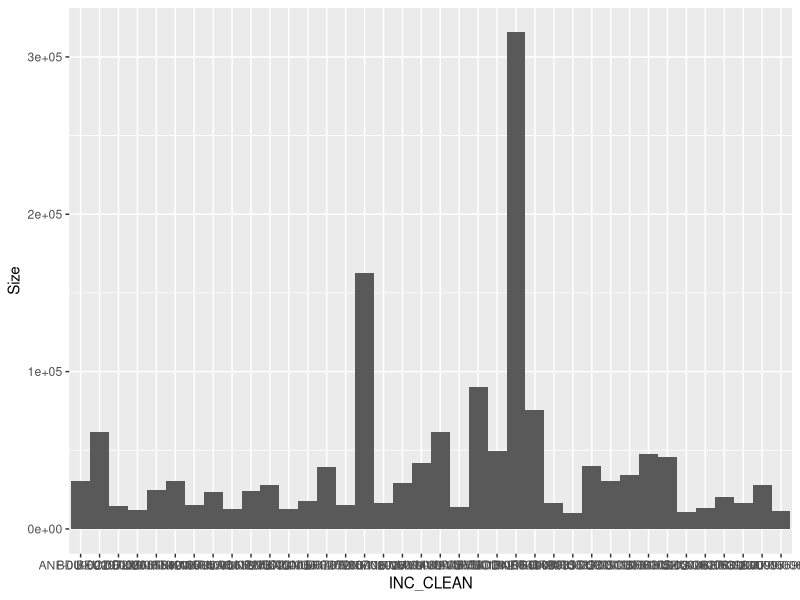

Reproduce this figure in R. (Note: this script raises an error after producing the figure.)
## ---- chunk 1
knitr::opts_chunk$set(warning=FALSE, message=FALSE)
## ---- chunk 2
library(tidyverse)
library(stringr)
library(gtools)  #used for smartbind() function
## ---- chunk 3
#import data
ics_209 <- read.csv("data/ICS_209_reports.csv", header = TRUE, stringsAsFactors = FALSE)
head(ics_209)

ics_209 <- ics_209 %>% 
      ##filter and clean all data
      filter(Incident.Name != "Incident Name") %>%  #remove header rows from sheet 
      map_dfr(str_trim) %>%     #trim all the white space
      #as.data.frame() %>%   #for old way I mapped trimming white space, ignore
      filter(Incident.Number != "") %>% #remove rows without incident numbers
      filter(!str_detect(Incident.Number, "^HI")) %>% #remove Hawaii data
      filter(Latitude != "") %>% #remove duplicate rows with personnel names
      ##format rows
      transform(Start.Date = as.Date(Start.Date, format = "%m/%d/%Y")) %>% 
      transform(Controlled.Date = as.Date(Controlled.Date, format = "%m/%d/%Y")) %>% 
      transform(Costs = as.numeric(gsub("[\\$,]", "", Costs))) %>%
      transform(Size = as.numeric(gsub("[\\ACRES,]", "", Size))) %>% 
      ##cleaning incident number col
      transform(Incident.Number = gsub(" ", "-", Incident.Number)) %>% #substitute white space for dash
      transform(Incident.Number = gsub("--", "-", Incident.Number)) %>% #remove any double dash instances
      transform(Incident.Number = gsub("CA-","", Incident.Number)) %>% #remove CAs from incident num.
      #transform(Incident.Number = gsub("^([A-Z]{3})([0-9]+)$", "-", Incident.Number)) %>%  #add dash ids (not working)
      mutate(unit = str_extract(Incident.Number, "[A-Z]+")) %>%  #extract unit from incident num.
      mutate(inc.num = str_extract(Incident.Number, "[^-]+$")) %>% #extract unit numbers
      transform(inc.num = formatC(as.numeric(inc.num), width = 8, format = "d", flag = "0")) %>% #pad to 8 digits
      mutate(INC_CLEAN = paste0(unit, "-", inc.num)) %>% #merge cleaned numbers 
      #add year column
      mutate(year = str_extract(Start.Date, "[^-]+"))
## ---- chunk 4
# Import and clean alex data IDs
GIS <- read.csv("data/all_fire_data.csv") %>% filter(YEAR_ > 2000 & YEAR_ < 2014) %>% 
  unite("inc", UNIT_ID, INC_NUM, sep = "-") %>% 
  mutate(INC_CLEAN = gsub(" ", "", inc))
## ---- chunk 5
# Join datasets and filter to greater than 10,000 acres
fire_data_joined <- left_join(GIS, ics_209, by = "INC_CLEAN") %>% 
  filter(!is.na(year), GIS_ACRES > 10000) 
## ---- chunk 6
# Create test dataframe to compare join success
fire_data_joined %>% 
  select(INC_CLEAN,YEAR_, year, GIS_ACRES, Size, FIRE_NAME, Incident.Name, Structures.Destroyed, Costs) 
## ---- chunk 7
ggplot(fire_data_joined, aes(x = INC_CLEAN, y = Size)) +
  geom_bar(stat = "identity", width = 1)
## ---- chunk 8
join_only_gis <- left_join(GIS, ics_209, by = "INC_CLEAN") %>% 
  filter(is.na(year)) %>% 
  rename(Size = GIS_ACRES, year = YEAR_, Incident.Name = FIRE_NAME, Start.Date = ALARM_DATE)

join_only_ics <- left_join(ics_209, GIS, by = "INC_CLEAN") %>% 
  filter(is.na(YEAR_)) %>% 
  transform(Costs = as.numeric(Costs)) %>%
  transform(Size = as.numeric(Size)) 

full <- smartbind(join_only_gis, join_only_ics) %>% 
  select(year, Size, Incident.Name, Start.Date, INC_CLEAN, inc, OBJECTID, Structures.Destroyed, Costs) %>% 
  transform(Size = as.numeric(Size)) %>% 
  transform(Costs = as.numeric(Costs)) %>% 
  transform(Structures.Destroyed = as.integer(Structures.Destroyed)) %>% 
  filter(Size > 10000) 

head(full)
## ---- chunk 9
#TBD
## ---- chunk 10
shape <- read.csv("data/fires_millie.csv") 
head(shape)
## ---- chunk 11
#need to remove duplicates from new shape data

head(shape)
#counting instances of duplicates by FIRE_NAME
n_occur <- data.frame(table(shape$FIRE_NAME))
n_occur[n_occur$Freq > 1,]
#Looks like 15 fires in the data set have some form of duplicate

duplicates <- shape[shape$FIRE_NAME %in% n_occur$Var1[n_occur$Freq > 1],]
duplicates
# One true duplicate, Ranch fire is listed twice. Thinking about making Fire_Name = "Fire_Name + _YEAR" so each fire has a unique name. Testing with just the duplicates first 

duplicates$Fire_ID <- paste(duplicates$FIRE_NAME, as.character(duplicates$YEAR))
duplicates

#applying this to the shape df
shape$FIRE_ID <- paste(shape$FIRE_NAME, as.character(shape$YEAR))
head(shape)

#Double checking for repeats
n_occur2 <- data.frame(table(shape$FIRE_ID))
n_occur2[n_occur2$Freq > 1,]
shape[shape$FIRE_ID %in% n_occur2$Var1[n_occur2$Freq > 1],]

#how best to remove remaining duplicates?
#Double checking remaining fires and their GIS_ACRES
#CalFire says that the Ranch fire burned ~400,000 acres (whaa?! cray). So the two instances we have in the shape data are true duplicates (both GIS_ACRES are about the same)
#CalFire also has simialr estimates for burned acreage for both of our Thomas_2017 fires. So these two are true duplicates as well. 
#Not finding any definitive answer on the Mill 2008 fire. The acreage is really different too. I saw on wikipedia that it was listed as being ~13,000 acres, which seems to match one of the entries. But Im not sure where that data soruce came from... There are many Mill/Mill creek fires in different years, so I'm not sure how to work out which one the other is referring to. Maybe throw it/them out? 

shape
#shape_sub <- shape[$GIS_ACRES = 410202.46]

